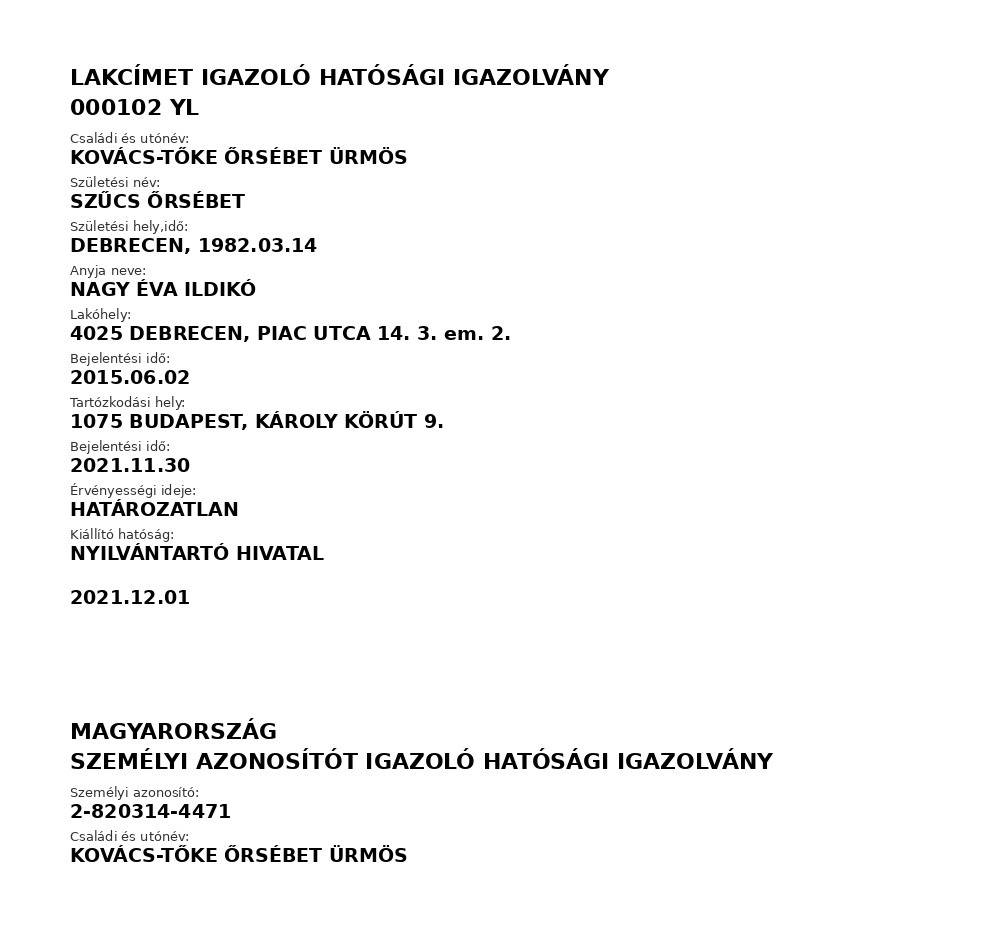
#> input picture eval/prototype_specimen_classification/pages_rendered/address_card----.png, 1000 x 952 px
$ python -i pages.py   (imports and definitions only)
#> lines starting #> are read from the running program, lines starting #| are printed output that depends on the picture
#> further down, picture is the input picture: PIL image 1000x952 RGB; min 0, max 255, mean 246.3
"""PROTOTYPE — crude synthetic pages for the #49 probe. Not the fixture renderer (#51).

Deliberately crude: no expected.json, no data/page projection, no shared abstraction. This
draws something plausible enough to ask "does it classify", and nothing more. Every value
carries a deliberately invalid check digit (convention 8) so a probe page can never collide
with a real identifier.

Labels are transcribed from docs/research/hungarian-document-printed-labels.md (#47).
"""

import io
from dataclasses import dataclass, field
from pathlib import Path

from PIL import Image, ImageDraw, ImageFont

# The system copy, on purpose — vendoring DejaVu into the repo is #51's job. ImageFont
# .load_default() renders Ő/Ö/Ű/Ü/é/á as one identical .notdef box, so it cannot draw any
# of these pages at all.
FONT_DIR = Path("/usr/share/fonts/truetype/dejavu")
SANS = FONT_DIR / "DejaVuSans.ttf"
SANS_BOLD = FONT_DIR / "DejaVuSans-Bold.ttf"
MONO = FONT_DIR / "DejaVuSansMono.ttf"


@dataclass(frozen=True)
class Variant:
    """One point in the ticket's 2x2x2 axis space."""

    specimen: bool  # MINTA / SPECIMEN overlay
    photo: bool  # photo placeholder box
    chrome: bool  # card outline + field grid, versus bare text on white

    # [15 lines left out: functions key, description, not called in this run]


VARIANTS: tuple[Variant, ...] = tuple(
    Variant(specimen=s, photo=p, chrome=c)
    for s in (False, True)
    for p in (False, True)
    for c in (False, True)
)


@dataclass(frozen=True)
class Face:
    title: list[str]
    rows: list[tuple[str, str]]
    mrz: list[str] = field(default_factory=list)
    wants_photo: bool = False


@dataclass(frozen=True)
class DocumentSpec:
    """A Document Type's probe page. `type_name` is the Schema Registry name it should classify as."""

    type_name: str
    label: str
    faces: list[Face]


# Shared holder, chosen to exercise Ő Ű É Á Ö Ü and a hyphenated surname.
_MRZ_NAME = "KOVACS<TOKE<<ORSEBET<URMOS"

DOCUMENTS: dict[str, DocumentSpec] = {
    "id_card": DocumentSpec(
        type_name="hungarian_id_card",
        label="Identity card (2016/2021 eID, both faces)",
        faces=[
            Face(
                title=["MAGYARORSZÁG / HUNGARY", "SZEMÉLYAZONOSÍTÓ IGAZOLVÁNY / IDENTITY CARD"],
                wants_photo=True,
                rows=[
                    ("Családi és utónév/Family name and Given name:", "KOVÁCS-TŐKE ŐRSÉBET ÜRMÖS"),
                    ("Nem/Sex:", "NŐ/F"),
                    ("Állampolgárság/Nationality:", "HUN"),
                    # The eID prints birth and expiry space-separated with no dots, and the
                    # issue date on the verso as YYYY.MM.DD — two formats on one card.
                    ("Születési idő/Date of birth:", "14 03 1982"),
                    ("Érvényességi idő/Date of expiry:", "14 03 2031"),
                    ("Okmányazonosító/Doc. No.:", "123456MI"),
                    ("CAN:", "481920"),
                    ("Aláírás/Signature:", "Kovács-Tőke Őrsébet"),
                ],
            ),
            Face(
                title=[],
                rows=[
                    ("Születési hely/Place of birth:", "DEBRECEN (MAGYARORSZÁG)"),
                    (
                        "Születési családi és utónév/Family name and Given name at birth:",
                        "SZŰCS ŐRSÉBET",
                    ),
                    ("Anyja születési neve/Mother's maiden name:", "NAGY ÉVA ILDIKÓ"),
                    ("Kiállító hatóság/Issuing authority:", "BELÜGYMINISZTÉRIUM"),
                    ("", "2021.09.01"),
                ],
                # TD1, 3x30. Check digits are wrong on purpose (convention 8) — do not "fix" them.
                mrz=[
                    "IDHUN123456MI30" + "<" * 15,
                    "8203140F3103140HUN" + "<" * 11 + "0",
                    _MRZ_NAME + "<" * 4,
                ],
            ),
        ],
    ),
    "passport": DocumentSpec(
        type_name="hungarian_passport",
        label="Passport (data page)",
        faces=[
            Face(
                title=["MAGYARORSZÁG", "ÚTLEVÉL / PASSPORT"],
                wants_photo=True,
                rows=[
                    ("Típus / Type / Type", "P"),
                    ("Kód / Code / Code", "HUN"),
                    ("Útlevélszám / Passport number / Numéro du passeport", "MI1234567"),
                    ("Családi név / Surname / Nom (1)", "KOVÁCS-TŐKE"),
                    ("Utónév(-ek) / Given names / Prénoms (2)", "ŐRSÉBET ÜRMÖS"),
                    ("Születési név / Birth name / Nom à la naissance (11)", "SZŰCS ŐRSÉBET"),
                    ("Állampolgárság / Nationality / Nationalité (3)", "MAGYAR/HUNGARIAN"),
                    # The passport prints every date as DD MMM/MMM YY with a bilingual month.
                    ("Születési idő / Date of birth / Date de naissance (4)", "14 MÁR/MAR 82"),
                    ("Nem / Sex / Sexe (5)", "N/F"),
                    ("Születési hely / Place of birth / Lieu de naissance (6)", "DEBRECEN"),
                    ("Kiállítási dátum / Date of issue / Date de délivrance (7)", "14 MÁR/MAR 22"),
                    # The bracketed numbers on these last three are unread at PRADO's 600px
                    # (#47) and deliberately not invented here.
                    ("Érvényességi idő / Date of expiry / Date d'expiration", "14 MÁR/MAR 32"),
                    ("Kiállító hatóság / Authority / Autorité", "KEK KH"),
                    ("Aláírás / Holder's signature / Signature du titulaire", "Kovács-Tőke Őrsébet"),
                ],
                # TD3, 2x44. Check digits deliberately invalid (convention 8).
                mrz=[
                    "P<HUN" + _MRZ_NAME + "<" * 13,
                    "MI12345670HUN8203140F3203140" + "<" * 14 + "00",
                ],
            )
        ],
    ),
    "address_card": DocumentSpec(
        type_name="hungarian_address_card",
        label="Address card (lakcímkártya, both faces)",
        # The control for the photo axis: this Schema says "carrying no photograph", so a
        # photo box here is the *wrong* thing rather than the missing thing.
        faces=[
            Face(
                title=["LAKCÍMET IGAZOLÓ HATÓSÁGI IGAZOLVÁNY", "000102 YL"],
                rows=[
                    ("Családi és utónév:", "KOVÁCS-TŐKE ŐRSÉBET ÜRMÖS"),
                    ("Születési név:", "SZŰCS ŐRSÉBET"),
                    ("Születési hely,idő:", "DEBRECEN, 1982.03.14"),
                    ("Anyja neve:", "NAGY ÉVA ILDIKÓ"),
                    ("Lakóhely:", "4025 DEBRECEN, PIAC UTCA 14. 3. em. 2."),
                    ("Bejelentési idő:", "2015.06.02"),
                    ("Tartózkodási hely:", "1075 BUDAPEST, KÁROLY KÖRÚT 9."),
                    ("Bejelentési idő:", "2021.11.30"),
                    ("Érvényességi ideje:", "HATÁROZATLAN"),
                    ("Kiállító hatóság:", "NYILVÁNTARTÓ HIVATAL"),
                    ("", "2021.12.01"),
                ],
            ),
            Face(
                title=["MAGYARORSZÁG", "SZEMÉLYI AZONOSÍTÓT IGAZOLÓ HATÓSÁGI IGAZOLVÁNY"],
                rows=[
                    # Hyphen-grouped N-YYMMDD-NNNN, with a deliberately invalid check digit.
                    ("Személyi azonosító:", "2-820314-4471"),
                    ("Családi és utónév:", "KOVÁCS-TŐKE ŐRSÉBET ÜRMÖS"),
                ],
            ),
        ],
    ),
    "driving_licence": DocumentSpec(
        type_name="hungarian_driving_licence",
        label="Driving licence (both faces)",
        # The licence prints no labels beside its values — only bare EU numbers, with the
        # wording in a legend. That is the hardest classification signal of the four.
        faces=[
            Face(
                # The multilingual stripe is from the Directive 2006/126/EC model, not from
                # PRADO — #47 transcribed the legend, not the stripe. #48 should source it.
                title=[
                    "EURÓPAI UNIÓ — MAGYARORSZÁG",
                    "VEZETŐI ENGEDÉLY · DRIVING LICENCE · PERMIS DE CONDUIRE",
                ],
                wants_photo=True,
                rows=[
                    ("1.", "KOVÁCS-TŐKE"),
                    ("2.", "ŐRSÉBET ÜRMÖS"),
                    ("3.", "1982.03.14. DEBRECEN"),
                    ("4a.", "2021.05.11."),
                    ("4b.", "2031.05.11."),
                    ("4c.", "BUDAPEST FŐVÁROS KORMÁNYHIVATALA"),
                    ("5.", "MI123456"),
                    ("7.", "Kovács-Tőke Őrsébet"),
                    ("9.", "AM A1 A2 A B"),
                ],
            ),
            Face(
                title=["9.        10.        11.        12."],
                rows=[
                    ("AM", "11.05.21        11.05.31"),
                    ("A1", "11.05.21        11.05.31"),
                    ("A2", "11.05.21        11.05.31"),
                    ("A", "11.05.21        11.05.31"),
                    ("B", "11.05.21        11.05.31        01."),
                    ("14. Államp:", "HUN"),
                    ("Sz.neve:", "KOVÁCS-TŐKE ŐRSÉBET ÜRMÖS"),
                    # The 2013 generation's legend — the only place the field names appear
                    # at all, since the recto prints bare numbers.
                    (
                        "1. Családi név  2. Utónév  3. Születési idő és hely  "
                        "4a. A kiállítás időpontja",
                        "4b. A lejárat időpontja  4c. Kiállító hatóság  5. Az engedély száma",
                    ),
                    (
                        "10. Érvényesség kezdete  11. Érvényesség vége  12. Kódok",
                        "12. 01. — Szemüveg vagy kontaktlencse",
                    ),
                ],
            ),
        ],
    ),
}


# [70 lines left out: functions render, _render_face, not called in this run]


def _overlay_specimen(image: Image.Image) -> Image.Image:
    """A diagonal MINTA / SPECIMEN wash, the way a real specimen is marked."""
    font = ImageFont.truetype(str(SANS_BOLD), 64)
    layer = Image.new("RGBA", (image.width * 2, image.height * 2), (0, 0, 0, 0))
#> layer: PIL image 2000x1904 RGBA; every value is 0
    draw = ImageDraw.Draw(layer)
    draw.text(
        (layer.width // 2, layer.height // 2),
        "MINTA / SPECIMEN",
        font=font,
        fill=(180, 20, 20, 120),
        anchor="mm",
    )
    rotated = layer.rotate(24, resample=Image.BICUBIC)
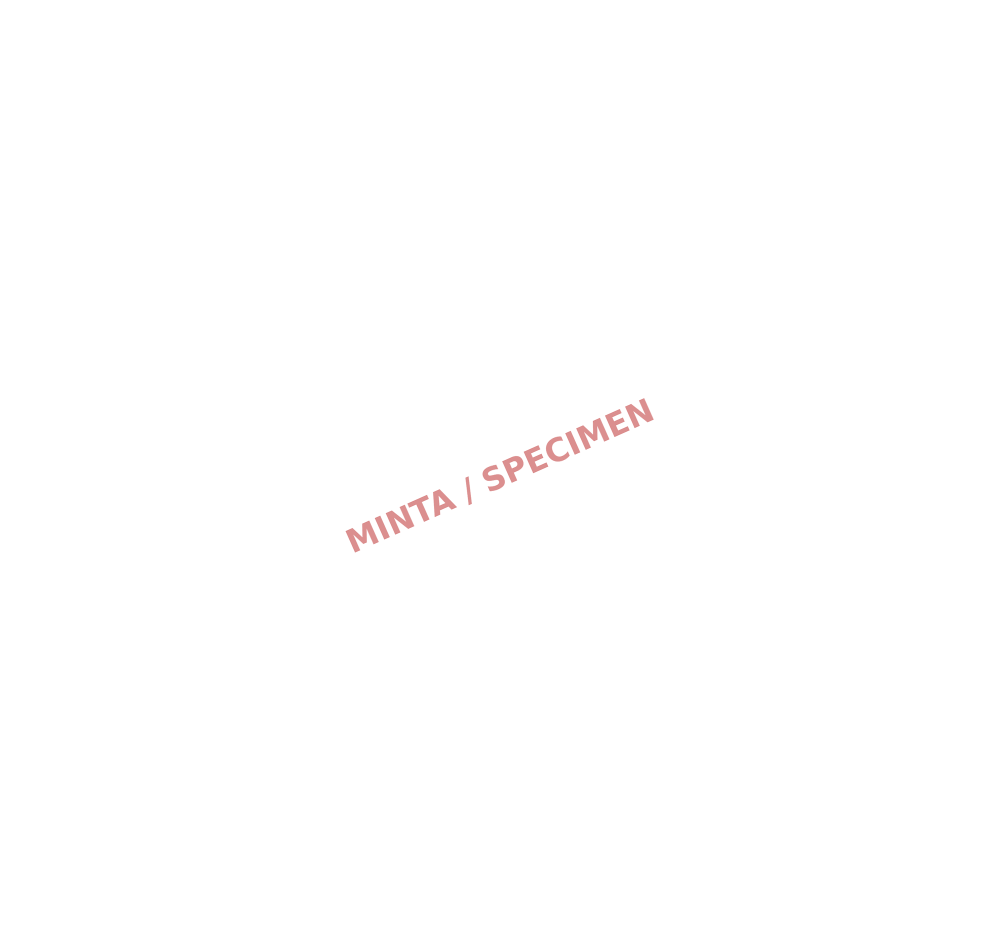
#> rotated: PIL image 2000x1904 RGBA (shown at 1/2 size); mean R, G, B, A 0.8, 0.1, 0.1, 0.5; transparent parts drawn white
    cropped = rotated.crop(
        (
            image.width // 2,
            image.height // 2,
            image.width // 2 + image.width,
            image.height // 2 + image.height,
        )
    )
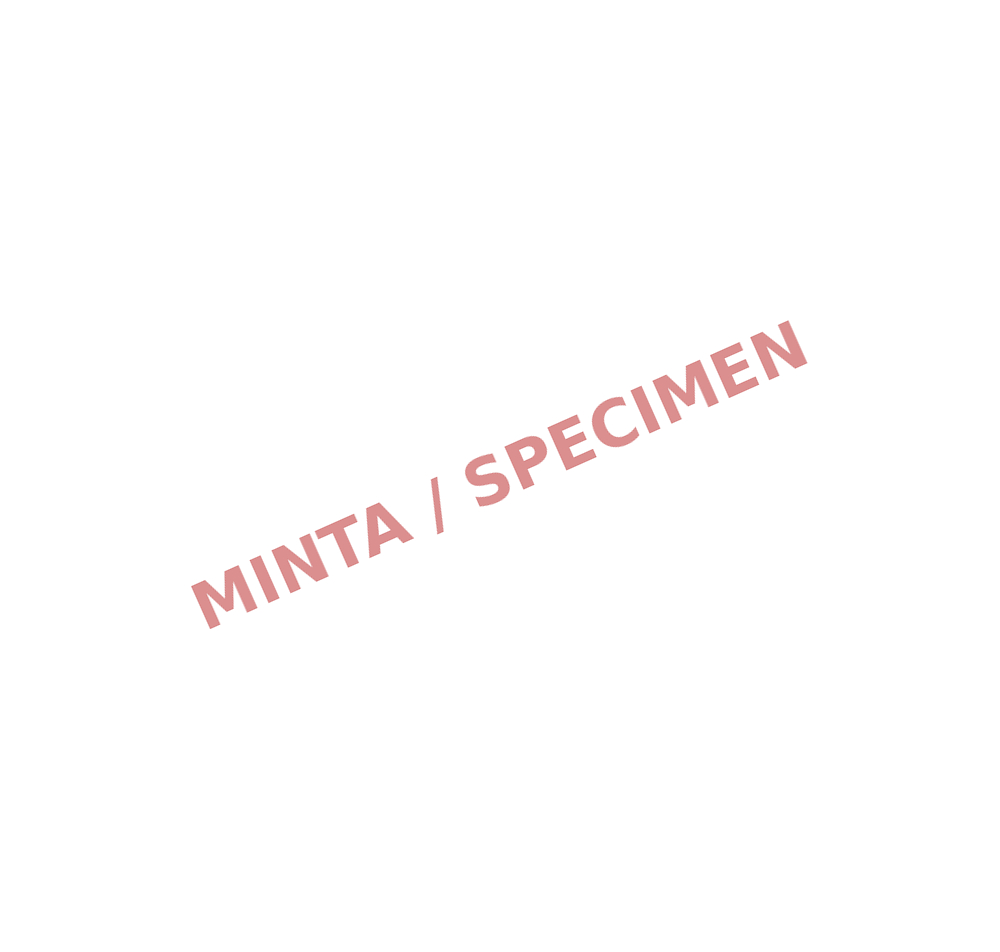
#> cropped: PIL image 1000x952 RGBA; mean R, G, B, A 3.2, 0.3, 0.3, 1.9; transparent parts drawn white
    combined = image.convert("RGBA")
    combined.alpha_composite(cropped)
    return combined.convert("RGB")

>>> from PIL import Image
>>> picture = Image.open('pages_rendered/address_card----.png')
>>> result = _overlay_specimen(picture)
